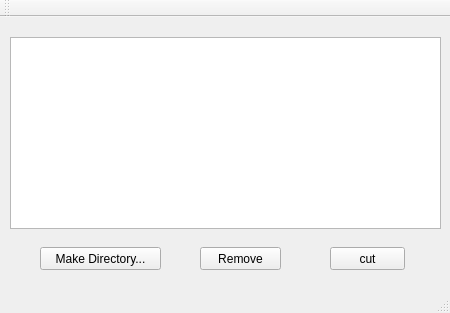
<?xml version="1.0" encoding="UTF-8"?>
<ui version="4.0">
 <class>MainWindow</class>
 <widget class="QMainWindow" name="MainWindow">
  <property name="geometry">
   <rect>
    <x>0</x>
    <y>0</y>
    <width>450</width>
    <height>313</height>
   </rect>
  </property>
  <property name="windowTitle">
   <string>MainWindow</string>
  </property>
  <widget class="QWidget" name="centralWidget">
   <widget class="QTreeView" name="treeView">
    <property name="geometry">
     <rect>
      <x>10</x>
      <y>20</y>
      <width>431</width>
      <height>192</height>
     </rect>
    </property>
   </widget>
   <widget class="QPushButton" name="pushButton">
    <property name="geometry">
     <rect>
      <x>40</x>
      <y>230</y>
      <width>121</width>
      <height>23</height>
     </rect>
    </property>
    <property name="text">
     <string>Make Directory...</string>
    </property>
   </widget>
   <widget class="QPushButton" name="pushButton_2">
    <property name="geometry">
     <rect>
      <x>200</x>
      <y>230</y>
      <width>81</width>
      <height>23</height>
     </rect>
    </property>
    <property name="text">
     <string>Remove</string>
    </property>
   </widget>
   <widget class="QPushButton" name="pushButton_3">
    <property name="geometry">
     <rect>
      <x>330</x>
      <y>230</y>
      <width>75</width>
      <height>23</height>
     </rect>
    </property>
    <property name="text">
     <string>cut</string>
    </property>
   </widget>
  </widget>
  <widget class="QMenuBar" name="menuBar">
   <property name="geometry">
    <rect>
     <x>0</x>
     <y>0</y>
     <width>450</width>
     <height>23</height>
    </rect>
   </property>
  </widget>
  <widget class="QToolBar" name="mainToolBar">
   <attribute name="toolBarArea">
    <enum>TopToolBarArea</enum>
   </attribute>
   <attribute name="toolBarBreak">
    <bool>false</bool>
   </attribute>
  </widget>
  <widget class="QStatusBar" name="statusBar"/>
 </widget>
 <layoutdefault spacing="6" margin="11"/>
 <resources/>
 <connections/>
</ui>
